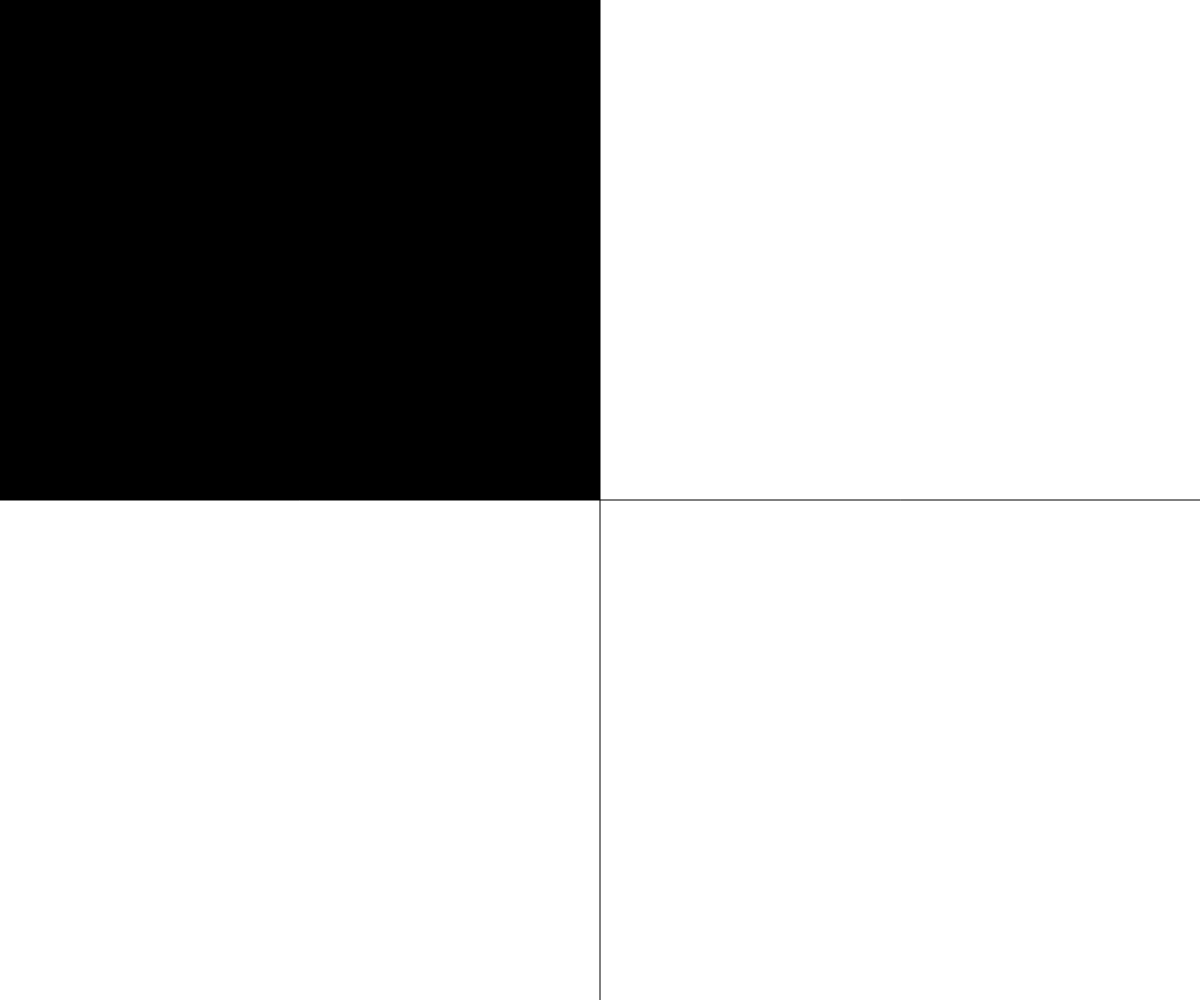
Frame 1 (no input)
Frame 60 (no input): identical to frame 1, image omitted
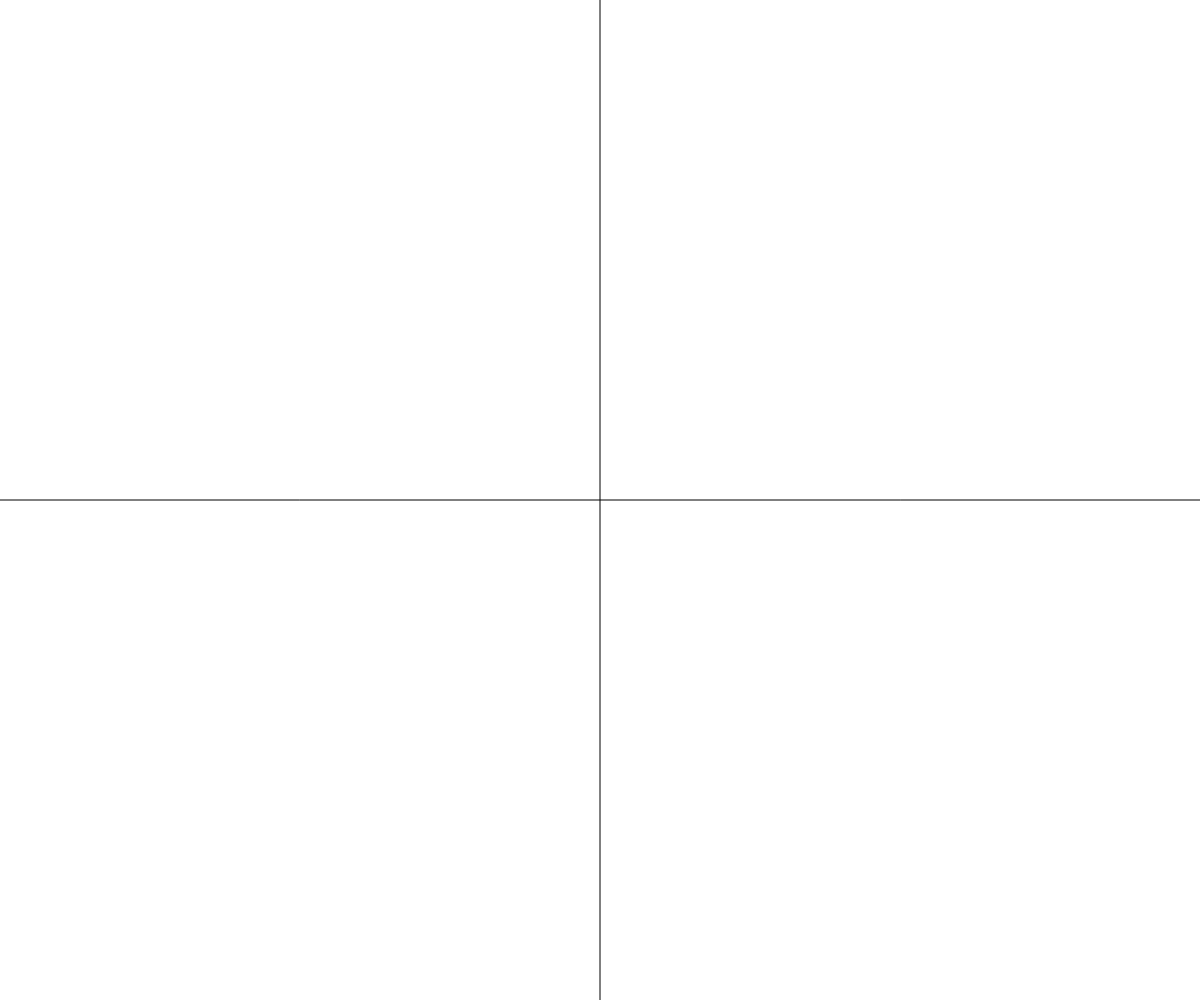
Frame 120 (the mouse pressed at the canvas centre since frame 60)

The p5.js sketch that drew these frames (run headless with seeded random() and noise() and a simulated clock; from frame 60 on, the mouse is pressed at the canvas centre):

// p5.js sketch
// ── sketch.js
// This example is adapted from Learning Processing Example 5-3 by Daniel Shiffman
// http://www.learningprocessing.com
// Refactor the following code. Be sure the refactored version:
//  - is readable
//  - is able to work easily with any canvas size

function setup() {
  createCanvas(windowWidth, windowHeight);
}
function draw() {
  background(255);
  stroke(0);
  //the middle lines
  line(width *0.5, 0, width * 0.5, height);
  line(0, height *0.5, width, height * 0.5);
  
  noStroke();
  fill(0);


  // IF mouse in top left make rect
  if (mouseX < width*0.5 && mouseY < height*0.5) {
    rect(0, 0, width*0.5, height*0.5);
  }
  // IF mouse in top right make rect
  else if (mouseX > width*0.5 && mouseY < height*0.5) {
    rect(width*0.5, 0, width*0.5, height*0.5);
  }
  // IF mouse in bottom left make rect
  else if (mouseX < width*0.5 && mouseY > height*0.5) {
    rect(0, height*0.5, width*0.5, height*0.5);
  }
  // IF mouse in bottom right make rect
  else if (mouseX > width*0.5 && mouseY > height*0.5) {
    rect(width*0.5, height*0.5, width*0.5, height*0.5);
  }

}
